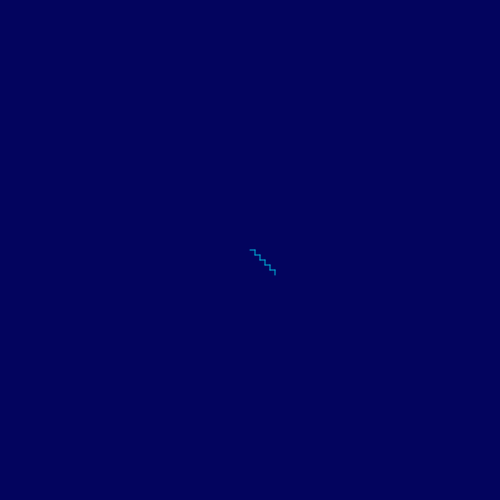
Frame 1 (no input)
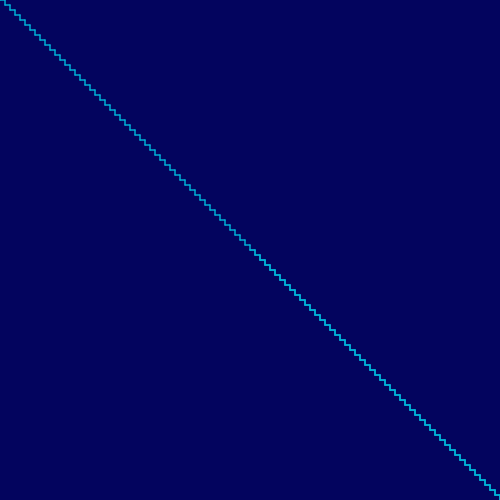
Frame 60 (no input)
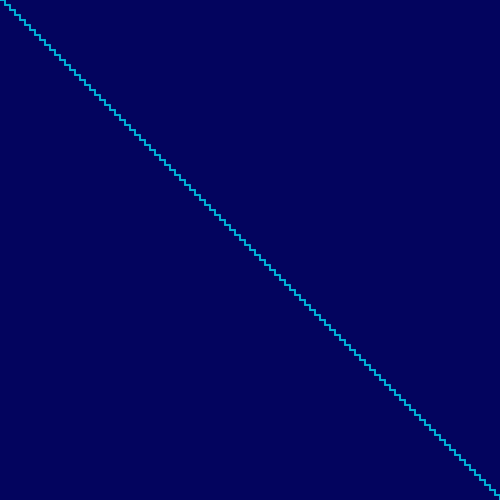
Frame 120 (the mouse pressed at the canvas centre since frame 60)

The p5.js sketch that drew these frames (run headless with seeded random() and noise() and a simulated clock; from frame 60 on, the mouse is pressed at the canvas centre):

// p5.js sketch
// ── sketch.js
// GENUARY 18 - Chemin inattendu basé sur une règle simple
// Marche aléatoire avec règle : tourner à gauche si pair, à droite si impair

let x, y;
let direction = 0; // 0=droite, 1=bas, 2=gauche, 3=haut
let step = 5;
let count = 0;

let COULEUR = "#00b4d8";
let FOND = "#03045e";

function setup() {
  createCanvas(500, 500);
  background(FOND);
  stroke(COULEUR);
  strokeWeight(1);

  x = width / 2;
  y = height / 2;
}

function draw() {
  for (let i = 0; i < 10; i++) {
    let prevX = x;
    let prevY = y;

    // Avancer dans la direction actuelle
    if (direction === 0) x += step;
    else if (direction === 1) y += step;
    else if (direction === 2) x -= step;
    else y -= step;

    // Dessiner le segment
    let alpha = map(count, 0, 5000, 255, 50);
    stroke(0, 180, 216, alpha);
    line(prevX, prevY, x, y);

    // Règle simple : tourner selon la parité du compteur
    if (count % 2 === 0) {
      direction = (direction + 1) % 4; // Tourner à droite
    } else {
      direction = (direction + 3) % 4; // Tourner à gauche
    }

    // Rebondir sur les bords
    if (x < 0 || x > width) {
      x = constrain(x, 0, width);
      direction = (direction + 2) % 4;
    }
    if (y < 0 || y > height) {
      y = constrain(y, 0, height);
      direction = (direction + 2) % 4;
    }

    count++;
  }

  if (count > 10000) noLoop();
}
